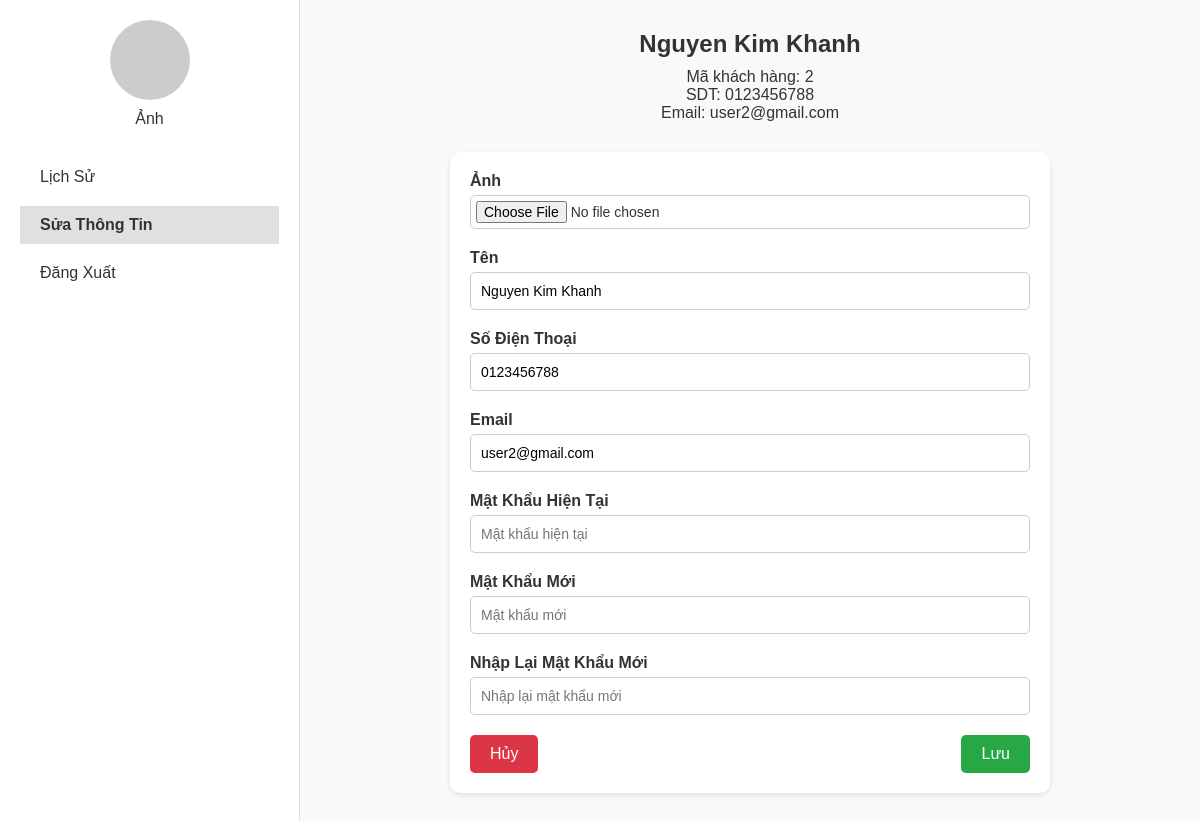
Screenshot of /main/Info_Users.php (signed in) with the database file from the repository.
### tables this page shows
CREATE TABLE `users` (
  `U_ID` int(11) NOT NULL,
  `U_LOG_NAME` varchar(30) NOT NULL,
  `U_NAME` varchar(50) NOT NULL,
  `U_TEL` varchar(15) NOT NULL,
  `U_EMAIL` varchar(50) NOT NULL,
  `U_PASS` varchar(100) NOT NULL,
  `AUTH_ID` int(11) DEFAULT NULL
);

### main/Info_Users.php (the view, shortened to what this page needs)
<?php
include 'connection.php';
$user_id = $_SESSION['user']['U_ID'];
$sql = "SELECT U_NAME, U_TEL, U_EMAIL FROM USERS WHERE U_ID = ?";
$stmt = $conn->prepare($sql);
$stmt->bind_param('i', $user_id);
$stmt->execute();
$result = $stmt->get_result();
$user = $result->fetch_assoc();
?>
<!DOCTYPE html>
<html lang="vi">
<head>
    <link rel="stylesheet" href="style.css">
</head>
<body>
    <div class="container">
        <div class="sidebar">
            <div class="avatar">
                <div class="circle"></div>
                <p>Ảnh</p>
            </div>
            <nav>
                <button class="menu-button">Lịch Sử</button>
                <button class="menu-button active">Sửa Thông Tin</button>
                <a href="log_out.php"><button class="menu-button">Đăng Xuất</button></a>
            </nav>
        </div>
        <div class="main-content">
            <div class="header">
                <h1><?php echo htmlspecialchars($user['U_NAME']); ?></h1>
                <p>Mã khách hàng: <?php echo isset($_SESSION['user']['U_ID']) ? $_SESSION['user']['U_ID'] : "Chưa xác định"; ?></p>
                <p>SDT: <?php echo htmlspecialchars($user['U_TEL']); ?></p>
                <p>Email: <?php echo htmlspecialchars($user['U_EMAIL']); ?></p>
            </div>
            <div class="form-container">
                <form method="POST" action="">
                    <div class="form-group">
                        <label>Ảnh</label>
                        <input type="file" accept="image/*">
                    </div>
                    <div class="form-group">
                        <label>Tên</label>
                        <input type="text" name="name" value="<?php echo htmlspecialchars($user['U_NAME']); ?>" placeholder="Nhập tên mới">
                    </div>
                    <div class="form-group">
                        <label>Số Điện Thoại</label>
                        <input type="text" name="tel" value="<?php echo htmlspecialchars($user['U_TEL']); ?>" placeholder="Nhập số mới">
                    </div>
                    <div class="form-group">
                        <label>Email</label>
                        <input type="email" name="email" value="<?php echo htmlspecialchars($user['U_EMAIL']); ?>" placeholder="Nhập email mới">
                    </div>
                    <div class="form-group">
                        <label>Mật Khẩu Hiện Tại</label>
                        <input type="password" name="current_password" placeholder="Mật khẩu hiện tại">
                    </div>
                    <div class="form-group">
                        <label>Mật Khẩu Mới</label>
                        <input type="password" name="new_password" placeholder="Mật khẩu mới">
                    </div>
                    <div class="form-group">
                        <label>Nhập Lại Mật Khẩu Mới</label>
                        <input type="password" name="confirm_password" placeholder="Nhập lại mật khẩu mới">
                    </div>
                    <div class="form-actions">
                        <button type="button" class="cancel-button">Hủy</button>
                        <button type="submit" class="save-button" name="save">Lưu</button>
                    </div>
                </form>
            </div>
        </div>
    </div>
</body>
</html>

### main/style.css (style rules this page uses)
* { margin: 0; padding: 0; box-sizing: border-box; }
body { font-family: Arial, sans-serif; background-color: #f8f9fa; color: #333; height: 100%; }
.container { display: flex; width: 100%; height: 100vh; }
.sidebar { width: 25%; background-color: #fff; color: #333; display: flex; flex-direction: column; align-items: center; padding: 20px; border-right: 1px solid #ddd; height: 100%; }
.avatar { text-align: center; margin-bottom: 30px; }
.circle { width: 80px; height: 80px; background-color: #ccc; border-radius: 50%; margin: 0 auto 10px; }
.menu-button { width: 100%; padding: 10px 20px; margin-bottom: 10px; background-color: transparent; border: none; color: #333; text-align: left; font-size: 16px; cursor: pointer; transition: background-color 0.3s ease; }
.menu-button.active { font-weight: bold; background-color: #e0e0e0; }
.main-content { width: 75%; padding: 30px; }
.header { text-align: center; margin-bottom: 30px; }
.header h1 { font-size: 24px; margin-bottom: 10px; }
.form-container { max-width: 600px; margin: 0 auto; background-color: #fff; padding: 20px; box-shadow: 0 2px 5px rgba(0, 0, 0, 0.1); border-radius: 10px; }
.form-group { margin-bottom: 20px; }
label { display: block; font-weight: bold; margin-bottom: 5px; }
input[type="text"], input[type="email"], input[type="password"], input[type="file"] { width: 100%; padding: 10px; font-size: 14px; border: 1px solid #ccc; border-radius: 5px; }
input[type="file"] { padding: 5px; }
.form-actions { display: flex; justify-content: space-between; }
.cancel-button, .save-button { padding: 10px 20px; font-size: 16px; border: none; cursor: pointer; border-radius: 5px; }
.cancel-button { background-color: #dc3545; color: #fff; }
.save-button { background-color: #28a745; color: #fff; }

### rows the page displays
users: U_NAME "Nguyen Kim Khanh", U_TEL "0123456788", U_EMAIL "user2@gmail.com", name "Nguyen Kim Khanh", tel "0123456788", email "user2@gmail.com"

### other values shown
$_SESSION['user']['U_ID'] "2"
